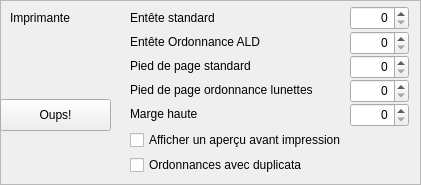
           <widget class="QFrame" name="Imprimanteframe">
            <property name="minimumSize">
             <size>
              <width>421</width>
              <height>185</height>
             </size>
            </property>
            <property name="maximumSize">
             <size>
              <width>421</width>
              <height>16777215</height>
             </size>
            </property>
            <property name="contextMenuPolicy">
             <enum>Qt::NoContextMenu</enum>
            </property>
            <property name="frameShape">
             <enum>QFrame::StyledPanel</enum>
            </property>
            <property name="frameShadow">
             <enum>QFrame::Raised</enum>
            </property>
            <widget class="QLabel" name="Imprimantelabel">
             <property name="geometry">
              <rect>
               <x>10</x>
               <y>10</y>
               <width>71</width>
               <height>16</height>
              </rect>
             </property>
             <property name="contextMenuPolicy">
              <enum>Qt::NoContextMenu</enum>
             </property>
             <property name="text">
              <string>Imprimante</string>
             </property>
            </widget>
            <widget class="QLabel" name="Entetelabel">
             <property name="geometry">
              <rect>
               <x>130</x>
               <y>10</y>
               <width>210</width>
               <height>16</height>
              </rect>
             </property>
             <property name="contextMenuPolicy">
              <enum>Qt::NoContextMenu</enum>
             </property>
             <property name="text">
              <string>Entête standard</string>
             </property>
            </widget>
            <widget class="QLabel" name="EnteteALDlabel">
             <property name="geometry">
              <rect>
               <x>130</x>
               <y>34</y>
               <width>210</width>
               <height>16</height>
              </rect>
             </property>
             <property name="contextMenuPolicy">
              <enum>Qt::NoContextMenu</enum>
             </property>
             <property name="text">
              <string>Entête Ordonnance ALD</string>
             </property>
            </widget>
            <widget class="QLabel" name="PiedDePagelabel">
             <property name="geometry">
              <rect>
               <x>130</x>
               <y>58</y>
               <width>210</width>
               <height>16</height>
              </rect>
             </property>
             <property name="contextMenuPolicy">
              <enum>Qt::NoContextMenu</enum>
             </property>
             <property name="text">
              <string>Pied de page standard</string>
             </property>
            </widget>
            <widget class="QLabel" name="TopMargelabel">
             <property name="geometry">
              <rect>
               <x>130</x>
               <y>106</y>
               <width>210</width>
               <height>16</height>
              </rect>
             </property>
             <property name="contextMenuPolicy">
              <enum>Qt::NoContextMenu</enum>
             </property>
             <property name="text">
              <string>Marge haute</string>
             </property>
            </widget>
            <widget class="QLabel" name="PiedDePageOrdoLunetteslabel">
             <property name="geometry">
              <rect>
               <x>130</x>
               <y>82</y>
               <width>210</width>
               <height>16</height>
              </rect>
             </property>
             <property name="contextMenuPolicy">
              <enum>Qt::NoContextMenu</enum>
             </property>
             <property name="text">
              <string>Pied de page ordonnance lunettes</string>
             </property>
            </widget>
            <widget class="QSpinBox" name="EntetespinBox">
             <property name="geometry">
              <rect>
               <x>350</x>
               <y>6</y>
               <width>59</width>
               <height>24</height>
              </rect>
             </property>
             <property name="contextMenuPolicy">
              <enum>Qt::NoContextMenu</enum>
             </property>
             <property name="alignment">
              <set>Qt::AlignRight|Qt::AlignTrailing|Qt::AlignVCenter</set>
             </property>
            </widget>
            <widget class="QSpinBox" name="EnteteALDspinBox">
             <property name="geometry">
              <rect>
               <x>350</x>
               <y>31</y>
               <width>59</width>
               <height>24</height>
              </rect>
             </property>
             <property name="contextMenuPolicy">
              <enum>Qt::NoContextMenu</enum>
             </property>
             <property name="alignment">
              <set>Qt::AlignRight|Qt::AlignTrailing|Qt::AlignVCenter</set>
             </property>
            </widget>
            <widget class="QSpinBox" name="PiedDePagespinBox">
             <property name="geometry">
              <rect>
               <x>350</x>
               <y>55</y>
               <width>59</width>
               <height>24</height>
              </rect>
             </property>
             <property name="contextMenuPolicy">
              <enum>Qt::NoContextMenu</enum>
             </property>
             <property name="alignment">
              <set>Qt::AlignRight|Qt::AlignTrailing|Qt::AlignVCenter</set>
             </property>
            </widget>
            <widget class="QSpinBox" name="PiedDePageOrdoLunettesspinBox">
             <property name="geometry">
              <rect>
               <x>350</x>
               <y>79</y>
               <width>59</width>
               <height>24</height>
              </rect>
             </property>
             <property name="contextMenuPolicy">
              <enum>Qt::NoContextMenu</enum>
             </property>
             <property name="alignment">
              <set>Qt::AlignRight|Qt::AlignTrailing|Qt::AlignVCenter</set>
             </property>
            </widget>
            <widget class="QSpinBox" name="TopMargespinBox">
             <property name="geometry">
              <rect>
               <x>350</x>
               <y>103</y>
               <width>59</width>
               <height>24</height>
              </rect>
             </property>
             <property name="contextMenuPolicy">
              <enum>Qt::NoContextMenu</enum>
             </property>
             <property name="alignment">
              <set>Qt::AlignRight|Qt::AlignTrailing|Qt::AlignVCenter</set>
             </property>
            </widget>
            <widget class="QPushButton" name="OupspushButton">
             <property name="geometry">
              <rect>
               <x>0</x>
               <y>99</y>
               <width>111</width>
               <height>32</height>
              </rect>
             </property>
             <property name="focusPolicy">
              <enum>Qt::NoFocus</enum>
             </property>
             <property name="contextMenuPolicy">
              <enum>Qt::NoContextMenu</enum>
             </property>
             <property name="text">
              <string>Oups!</string>
             </property>
             <property name="icon">
              <iconset resource="../assets/Images/images.qrc">
               <normaloff>:/damn-icon.png</normaloff>:/damn-icon.png</iconset>
             </property>
             <property name="iconSize">
              <size>
               <width>45</width>
               <height>45</height>
              </size>
             </property>
            </widget>
            <widget class="QCheckBox" name="ApercuImpressioncheckBox">
             <property name="geometry">
              <rect>
               <x>130</x>
               <y>130</y>
               <width>271</width>
               <height>20</height>
              </rect>
             </property>
             <property name="contextMenuPolicy">
              <enum>Qt::NoContextMenu</enum>
             </property>
             <property name="text">
              <string>Afficher un aperçu avant impression</string>
             </property>
            </widget>
            <widget class="QCheckBox" name="OrdoAvecDuplicheckBox">
             <property name="geometry">
              <rect>
               <x>130</x>
               <y>155</y>
               <width>271</width>
               <height>20</height>
              </rect>
             </property>
             <property name="contextMenuPolicy">
              <enum>Qt::NoContextMenu</enum>
             </property>
             <property name="text">
              <string>Ordonnances avec duplicata</string>
             </property>
             <property name="autoExclusive">
              <bool>false</bool>
             </property>
            </widget>
           </widget>
